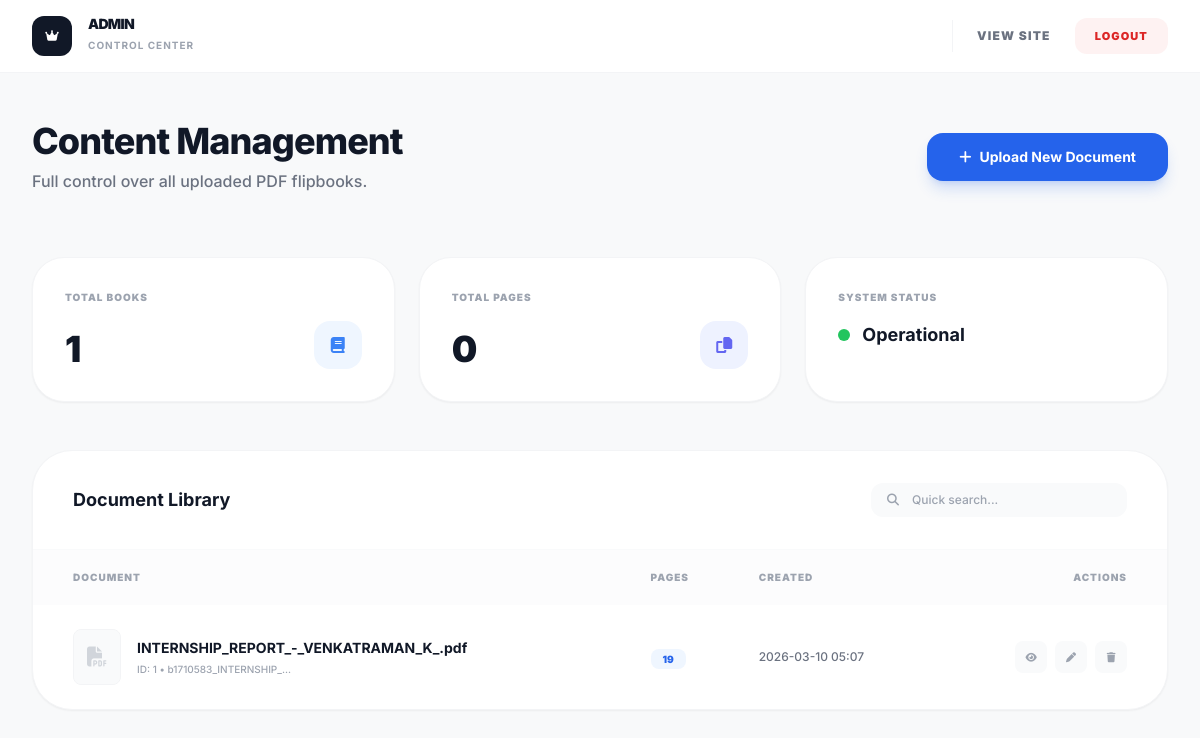
Before: /admin (signed in) with the older database file.
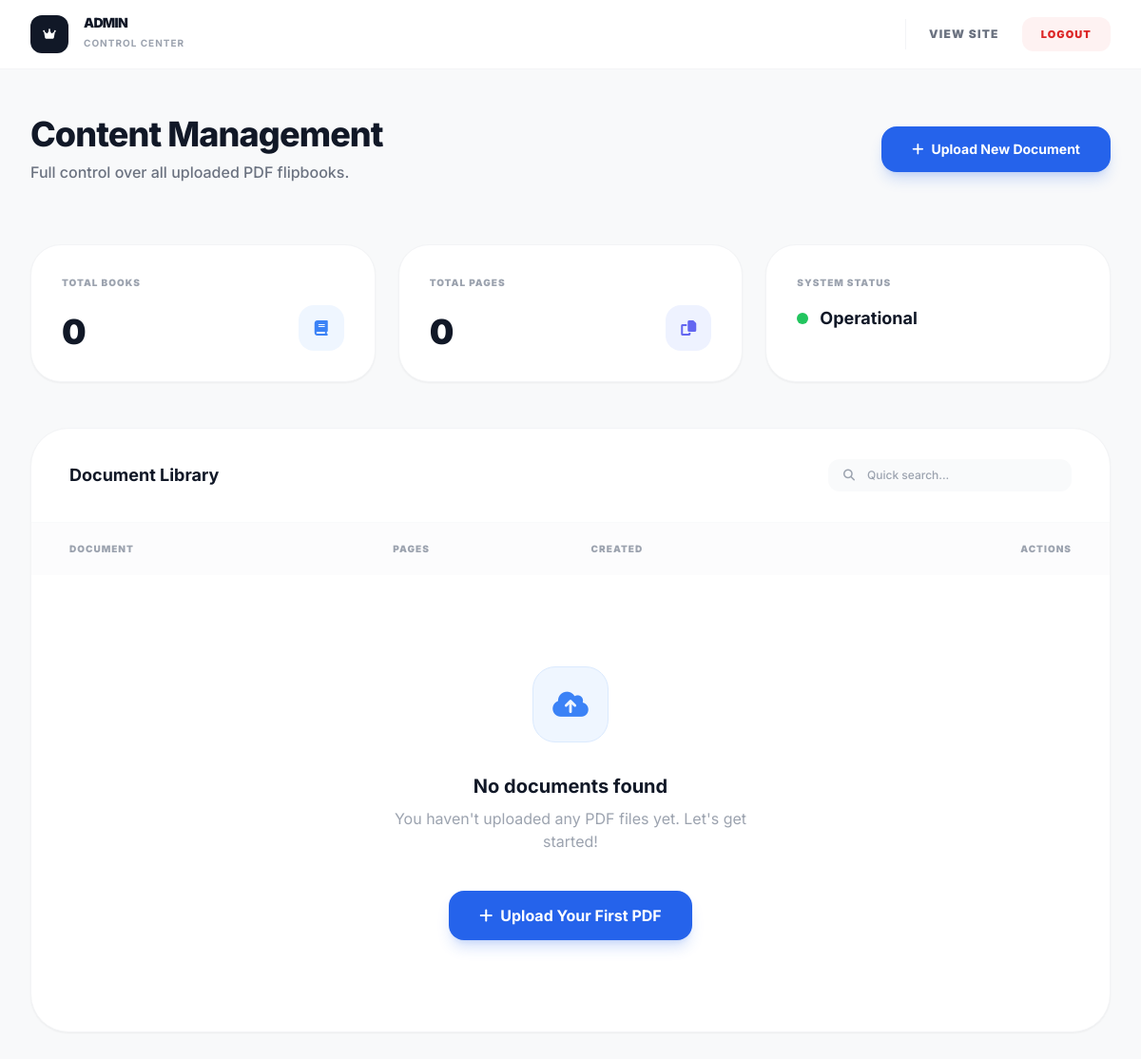
After: the same page with the newer database file.
### app.py (models this page shows)
class Book(db.Model):
    id = db.Column(db.Integer, primary_key=True)
    title = db.Column(db.String(255), nullable=False)
    filename = db.Column(db.String(255), nullable=False)
    page_count = db.Column(db.Integer)
    created_at = db.Column(db.DateTime, default=datetime.utcnow)
    notes = db.relationship('Note', backref='book', lazy=True, cascade="all, delete-orphan")
    highlights = db.relationship('Highlight', backref='book', lazy=True, cascade="all, delete-orphan")

### app.py (the view)
@app.route('/admin')
@admin_required
def admin_dashboard():
    books = Book.query.order_by(Book.created_at.desc()).all()
    return render_template('admin_dashboard.html', books=books)

### app.py (called while the page is built, shortened)
@app.before_request
def before_request():
    global _db_initialized, _db_error

def admin_required(f):
    @wraps(f)
    def decorated_function(*args, **kwargs):
        if not session.get('is_admin'):
            if request.is_json:
                return jsonify({'error': 'Admin access required'}), 403
            return redirect(url_for('admin_login'))
        return f(*args, **kwargs)
    return decorated_function

### templates/admin_dashboard.html (shortened to what this page needs)
{% extends "base.html" %}
{% block content %}
<div class="min-h-screen bg-[#f8f9fa]">
    <nav class="bg-white border-b border-gray-100 sticky top-0 z-50 px-8 py-4">
        <div class="max-w-7xl mx-auto flex items-center justify-between">
            <div class="flex items-center gap-4">
                <div class="w-10 h-10 bg-gray-900 rounded-xl flex items-center justify-center">
                    <i class="fas fa-crown text-white text-xs"></i>
                </div>
                <div>
                    <h2 class="text-sm font-black uppercase tracking-tighter text-gray-900 leading-none">Admin</h2>
                    <span class="text-[10px] font-bold text-gray-400 uppercase tracking-widest">Control Center</span>
                </div>
            </div>
            <div class="flex items-center gap-6">
                <a href="{{ url_for('index') }}"
                    class="text-xs font-black uppercase tracking-widest text-gray-500 hover:text-blue-600 transition-colors">View
                    Site</a>
                <a href="{{ url_for('admin_logout') }}"
                    class="px-5 py-2.5 bg-red-50 text-red-600 rounded-xl text-[11px] font-black uppercase tracking-widest hover:bg-red-600 hover:text-white transition-all">Logout</a>
            </div>
        </div>
    </nav>
    <div class="max-w-7xl mx-auto py-12 px-8">
        <header class="flex flex-col md:flex-row md:items-center justify-between gap-8 mb-16">
            <div>
                <h1 class="text-4xl font-extrabold tracking-tight text-gray-900 mb-2">Content Management</h1>
                <p class="text-gray-500 font-medium">Full control over all uploaded PDF flipbooks.</p>
            </div>
            <div class="flex items-center gap-4">
                <button id="upload-trigger"
                    class="px-8 py-3.5 bg-blue-600 hover:bg-blue-700 text-white text-sm font-bold rounded-2xl shadow-lg shadow-blue-600/20 transition-all flex items-center gap-2 active:scale-95">
                    <i class="fas fa-plus"></i>
                    Upload New Document
                </button>
            </div>
        </header>
        <div class="grid grid-cols-1 md:grid-cols-3 gap-6 mb-12">
            <div class="bg-white p-8 rounded-[2rem] border border-gray-100 shadow-sm">
                <div class="text-[10px] font-black uppercase tracking-widest text-gray-400 mb-4 block">Total Books</div>
                <div class="flex items-end justify-between">
                    <span class="text-4xl font-black text-gray-900">{{ books|length }}</span>
                    <div class="w-12 h-12 bg-blue-50 rounded-2xl flex items-center justify-center text-blue-500">
                        <i class="fas fa-book"></i>
                    </div>
                </div>
            </div>
            <div class="bg-white p-8 rounded-[2rem] border border-gray-100 shadow-sm">
                <div class="text-[10px] font-black uppercase tracking-widest text-gray-400 mb-4 block">Total Pages</div>
                <div class="flex items-end justify-between">
                    <span class="text-4xl font-black text-gray-900">
                        {% set total_pages = 0 %}
                        {% for book in books %}{% set total_pages = total_pages + book.page_count %}{% endfor %}
                        {{ total_pages }}
                    </span>
                    <div class="w-12 h-12 bg-indigo-50 rounded-2xl flex items-center justify-center text-indigo-500">
                        <i class="fas fa-copy"></i>
                    </div>
                </div>
            </div>
            <div class="bg-white p-8 rounded-[2rem] border border-gray-100 shadow-sm">
                <div class="text-[10px] font-black uppercase tracking-widest text-gray-400 mb-4 block">System Status
                </div>
                <div class="flex items-center gap-3">
                    <div class="w-3 h-3 bg-green-500 rounded-full animate-pulse"></div>
                    <span class="text-lg font-bold text-gray-900">Operational</span>
                </div>
            </div>
        </div>
        <div class="bg-white rounded-[2.5rem] border border-gray-100 shadow-sm overflow-hidden">
            <div class="px-10 py-8 border-b border-gray-50 flex items-center justify-between">
                <h3 class="text-lg font-bold text-gray-900">Document Library</h3>
                <div class="relative">
                    <i class="fas fa-search absolute left-4 top-1/2 -translate-y-1/2 text-gray-400 text-xs"></i>
                    <input type="text" id="admin-search" placeholder="Quick search..."
                        class="bg-gray-50 border border-transparent rounded-xl pl-10 pr-4 py-2 text-xs font-medium focus:bg-white focus:border-blue-500 transition-all outline-none w-64">
                </div>
            </div>
            <div class="overflow-x-auto">
                <table class="w-full text-left">
                    <thead>
                        <tr class="bg-gray-50/50">
                            <th class="px-10 py-5 text-[10px] font-black uppercase tracking-widest text-gray-400">
                                Document</th>
                            <th class="px-6 py-5 text-[10px] font-black uppercase tracking-widest text-gray-400">Pages
                            </th>
                            <th class="px-6 py-5 text-[10px] font-black uppercase tracking-widest text-gray-400">Created
                            </th>
                            <th
                                class="px-10 py-5 text-[10px] font-black uppercase tracking-widest text-gray-400 text-right">
                                Actions</th>
                        </tr>
                    </thead>
                    <tbody class="divide-y divide-gray-50">
                        {% for book in books %}
                        <tr class="hover:bg-gray-50/50 transition-colors group">
                            <td class="px-10 py-6">
                                <div class="flex items-center gap-4">
                                    <div
                                        class="w-12 h-14 bg-gray-50 rounded-lg flex items-center justify-center border border-gray-100 group-hover:bg-white transition-colors">
                                        <i class="fas fa-file-pdf text-gray-300 text-xl"></i>
                                    </div>
                                    <div>
                                        <div class="text-sm font-bold text-gray-900 mb-1 book-title">{{ book.title }}
                                        </div>
                                        <div class="text-[10px] font-medium text-gray-400">ID: {{ book.id }} • {{
                                            book.filename[:20] }}...</div>
                                    </div>
                                </div>
                            </td>
                            <td class="px-6 py-6">
                                <span class="px-3 py-1 bg-blue-50 text-blue-600 rounded-lg text-[10px] font-black">{{
                                    book.page_count }}</span>
                            </td>
                            <td class="px-6 py-6 text-xs text-gray-500 font-medium">
                                {{ book.created_at.strftime('%Y-%m-%d %H:%M') }}
                            </td>
                            <td class="px-10 py-6">
                                <div class="flex items-center justify-end gap-2">
                                    <a href="{{ url_for('view_book', book_id=book.id) }}"
                                        class="w-8 h-8 flex items-center justify-center rounded-lg bg-gray-50 text-gray-400 hover:bg-blue-50 hover:text-blue-600 transition-all"
                                        title="View">
                                        <i class="fas fa-eye text-[10px]"></i>
                                    </a>
                                    <button onclick="editBook('{{ book.id }}', '{{ book.title }}')"
                                        class="w-8 h-8 flex items-center justify-center rounded-lg bg-gray-50 text-gray-400 hover:bg-yellow-50 hover:text-yellow-600 transition-all"
                                        title="Rename">
                                        <i class="fas fa-pen text-[10px]"></i>
                                    </button>
                                    <button onclick="deleteBook('{{ book.id }}', this)"
                                        class="w-8 h-8 flex items-center justify-center rounded-lg bg-gray-50 text-gray-400 hover:bg-red-50 hover:text-red-600 transition-all"
                                        title="Delete">
                                        <i class="fas fa-trash text-[10px]"></i>
                                    </button>
                                </div>
                            </td>
                        </tr>
                        {% endfor %}
                    </tbody>
                </table>
            </div>
            {% if not books %}
            <div class="py-24 text-center flex flex-col items-center justify-center">
                <div class="w-20 h-20 bg-blue-50 rounded-3xl flex items-center justify-center mb-8 border border-blue-100">
                    <i class="fas fa-cloud-upload-alt text-blue-500 text-3xl"></i>
                </div>
                <h3 class="text-xl font-bold text-gray-900 mb-2">No documents found</h3>
                <p class="text-gray-400 max-w-sm mb-10">You haven't uploaded any PDF files yet. Let's get started!</p>
                <button onclick="document.getElementById('pdf-input').click()"
                    class="bg-blue-600 text-white px-8 py-3.5 rounded-2xl font-bold hover:bg-blue-700 shadow-lg shadow-blue-600/20 transition-all flex items-center gap-2 active:scale-95">
                    <i class="fas fa-plus"></i>
                    Upload Your First PDF
                </button>
            </div>
            {% endif %}
        </div>
    </div>
</div>
{% endblock %}

### templates/base.html (shortened to what this page needs)
<!DOCTYPE html>
<html lang="en">
<head>
    <script src="https://cdn.tailwindcss.com"></script>
    <link rel="stylesheet" href="https://cdnjs.cloudflare.com/ajax/libs/font-awesome/6.4.0/css/all.min.css">
</head>
<body class="font-sans antialiased">
    <div class="min-h-screen">
        <main class="w-full">
            {% block content %}{% endblock %}
        </main>
    </div>
</body>
</html>

### templates/base.html (style rules this page uses)
body { background-color: #f8f9fa; color: #333; }

Changed rows visible on the page:
removed Book: title "INTERNSHIP_REPORT_-_VENKATRAMAN_K_.pdf", id "1", filename "b1710583_INTERNSHIP_", page_count "19", created_at "2026-03-10 05:07"
Other visible differences:
{{ books|length }}: "1" → "0"
text now shown: "No documents found You haven't uploaded any PDF files yet. Let's get started! Upload Your First PDF"
